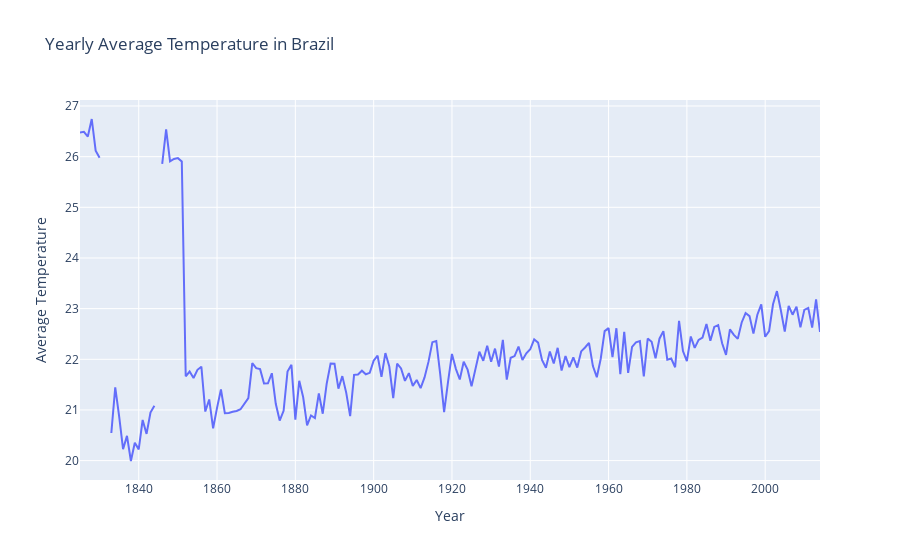

The code cell stored with this chart in its notebook:
### Code cell
lineData = data[data["Country"]=="Brazil"].resample("Y", on="dt")["AverageTemperature"].mean().reset_index()
lineFig = px.line(lineData, x = "dt", y = "AverageTemperature", title = "Yearly Average Temperature in Brazil")
lineFig.update_layout(xaxis_title = "Year", yaxis_title = "Average Temperature")
lineFig

### Figure 1 — Plotly figure (JSON) as saved in the notebook; plotly's stock layout.template omitted (floating-point values rounded to 4 significant figures; data arrays with more than 128 entries replaced by an {"elided": "..."} marker saying what was removed)
{"data": [{"hovertemplate": "dt=%{x}<br>AverageTemperature=%{y}<extra></extra>", "legendgroup": "", "line": {"color": "#636efa", "dash": "solid"}, "marker": {"symbol": "circle"}, "mode": "lines", "name": "", "orientation": "v", "showlegend": false, "type": "scatter", "x": {"elided": "190 str values"}, "xaxis": "x", "y": {"elided": "190 float values"}, "yaxis": "y"}], "layout": {"legend": {"tracegroupgap": 0}, "title": {"text": "Yearly Average Temperature in Brazil"}, "xaxis": {"anchor": "y", "domain": [0, 1], "title": {"text": "Year"}}, "yaxis": {"anchor": "x", "domain": [0, 1], "title": {"text": "Average Temperature"}}}}
